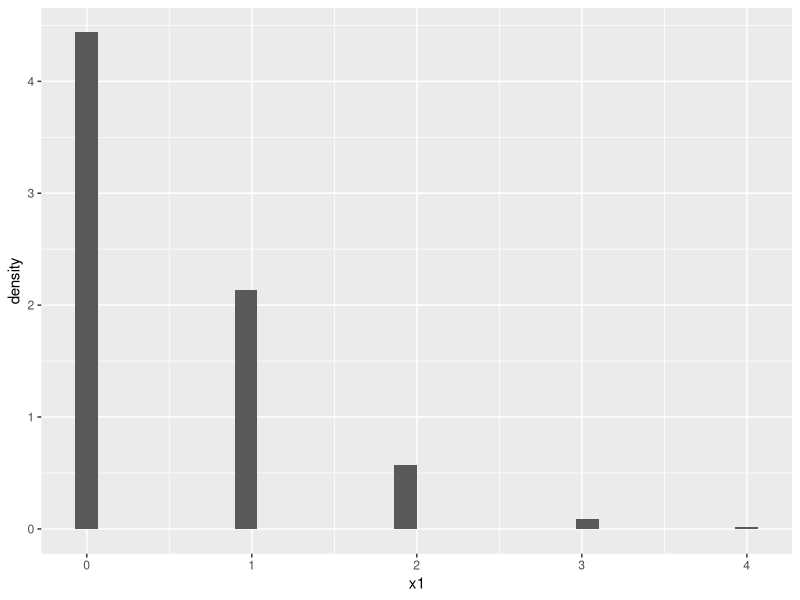
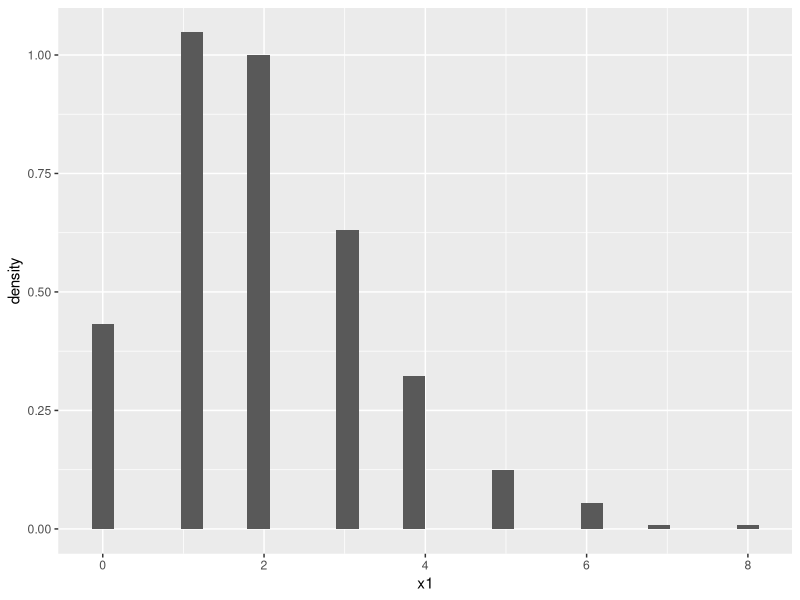
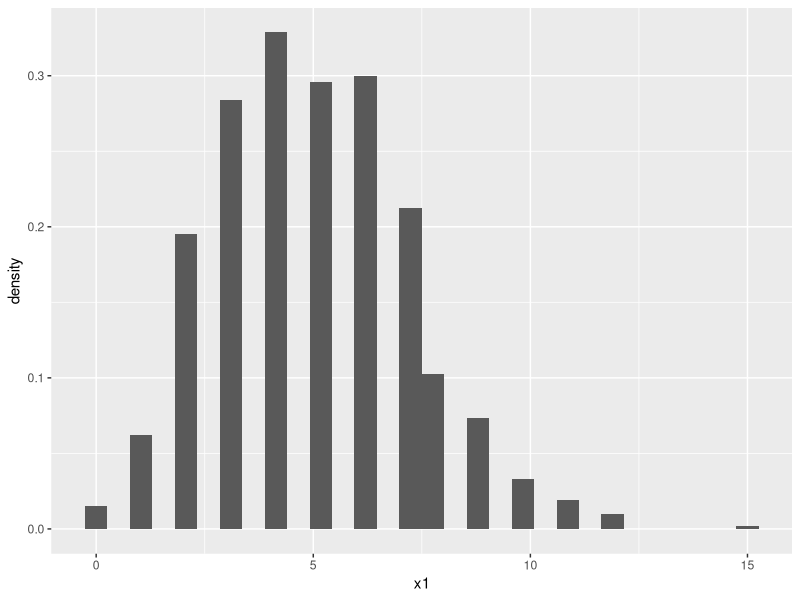
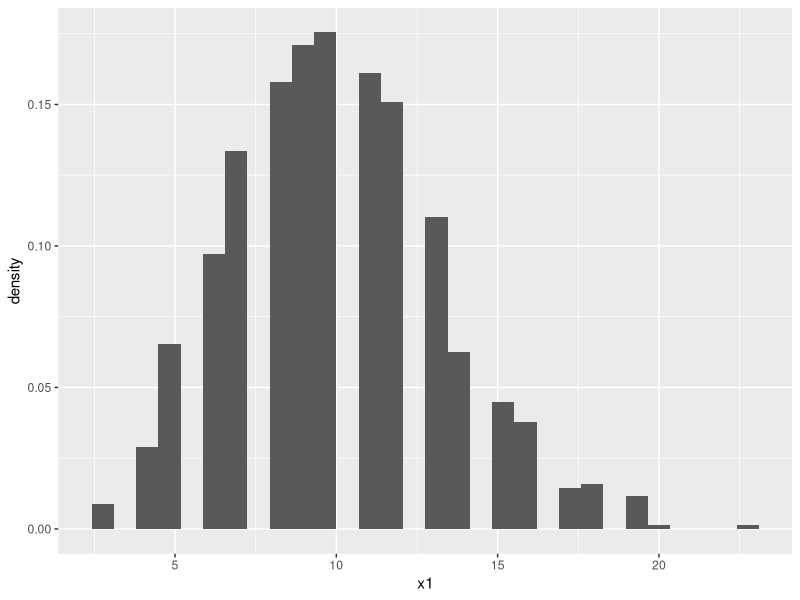

These figures' R source, in order:
## ---- chunk 1
knitr::opts_chunk$set(echo = TRUE)
## ---- chunk 2
require(ggplot2)
## ---- chunk 3
i = 0.5
vecpoisson=rpois(1000,i)
mean(vecpoisson)
x1 <- vecpoisson
ggplot(data.frame(x1), aes(x=x1)) + geom_histogram(aes(y=..density..))
## ---- chunk 4
i = 2
vecpoisson=rpois(1000,i)
mean(vecpoisson)
x1 <- vecpoisson
ggplot(data.frame(x1), aes(x=x1)) + geom_histogram(aes(y=..density..))
## ---- chunk 5
i = 5
vecpoisson=rpois(1000,i)
mean(vecpoisson)
x1 <- vecpoisson
ggplot(data.frame(x1), aes(x=x1)) + geom_histogram(aes(y=..density..))
## ---- chunk 6
i = 10
vecpoisson=rpois(1000,i)
mean(vecpoisson)
x1 <- vecpoisson
ggplot(data.frame(x1), aes(x=x1)) + geom_histogram(aes(y=..density..))
